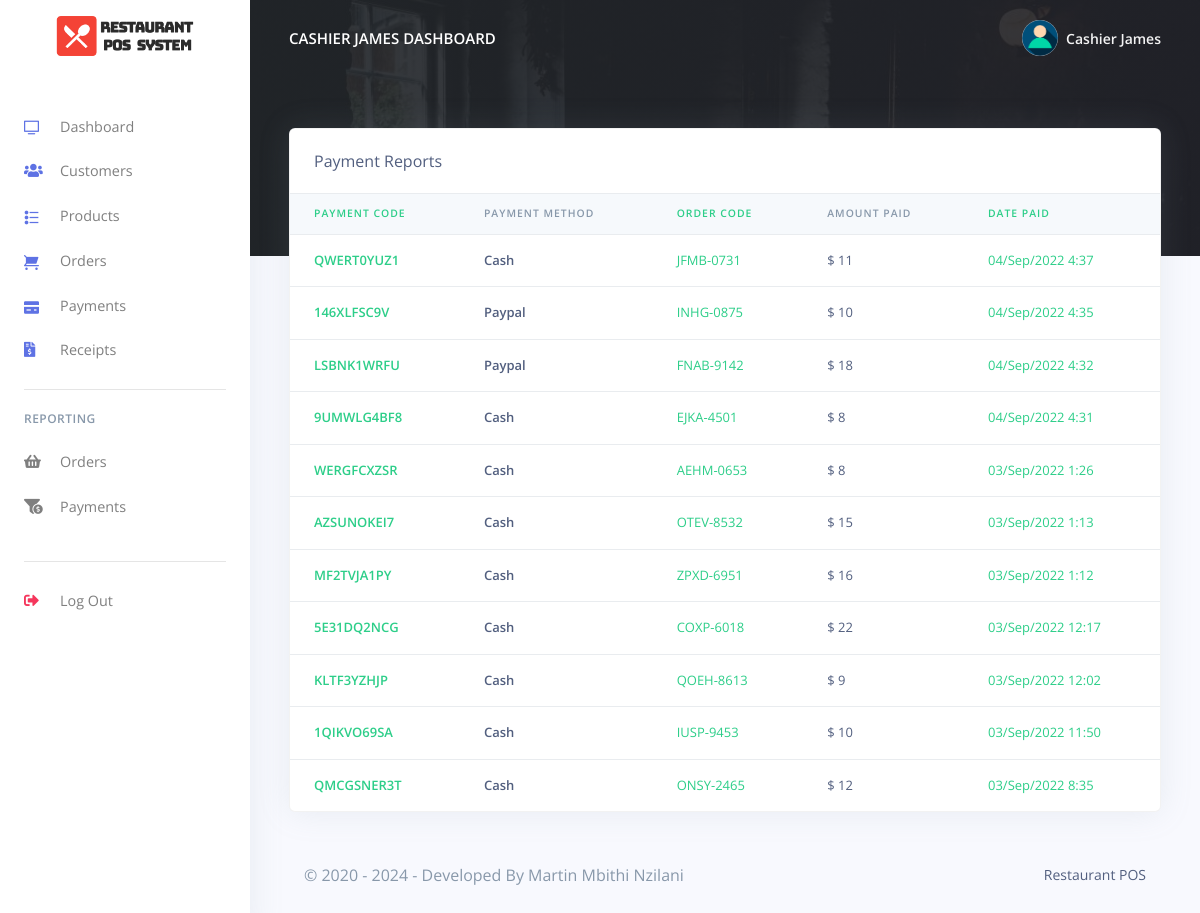
The app's page /pos/cashier/payments_reports.php (signed in) with its own data.
### tables this page shows
CREATE TABLE `rpos_staff` (
  `staff_id` int(20) NOT NULL,
  `staff_name` varchar(200) NOT NULL,
  `staff_number` varchar(200) NOT NULL,
  `staff_email` varchar(200) NOT NULL,
  `staff_password` varchar(200) NOT NULL,
  `created_at` timestamp(6) NOT NULL DEFAULT current_timestamp(6) ON UPDATE current_timestamp(6)
);

CREATE TABLE `rpos_payments` (
  `pay_id` varchar(200) NOT NULL,
  `pay_code` varchar(200) NOT NULL,
  `order_code` varchar(200) NOT NULL,
  `customer_id` varchar(200) NOT NULL,
  `pay_amt` varchar(200) NOT NULL,
  `pay_method` varchar(200) NOT NULL,
  `created_at` timestamp(6) NOT NULL DEFAULT current_timestamp(6) ON UPDATE current_timestamp(6)
);

### pos/cashier/payments_reports.php (the view, shortened to what this page needs)
<?php
include('config/config.php');
require_once('partials/_head.php');
?>
<body>
    <?php
    require_once('partials/_sidebar.php');
    ?>
    <div class="main-content">
        <?php
        require_once('partials/_topnav.php');
        ?>
        <div class="container-fluid mt--8">
            <div class="row">
                <div class="col">
                    <div class="card shadow">
                        <div class="card-header border-0">
                            Payment Reports
                        </div>
                        <div class="table-responsive">
                            <table class="table align-items-center table-flush">
                                <thead class="thead-light">
                                    <tr>
                                        <th class="text-success" scope="col">Payment Code</th>
                                        <th scope="col">Payment Method</th>
                                        <th class="text-success" scope="col">Order Code</th>
                                        <th scope="col">Amount Paid</th>
                                        <th class="text-success" scope="col">Date Paid</th>
                                    </tr>
                                </thead>
                                <tbody>
                                    <?php
                                    $ret = "SELECT * FROM  rpos_payments ORDER BY `created_at` DESC ";
                                    $stmt = $mysqli->prepare($ret);
                                    $stmt->execute();
                                    $res = $stmt->get_result();
                                    while ($payment = $res->fetch_object()) {
                                    ?>
                                        <tr>
                                            <th class="text-success" scope="row">
                                                <?php echo $payment->pay_code; ?>
                                            </th>
                                            <th scope="row">
                                                <?php echo $payment->pay_method; ?>
                                            </th>
                                            <td class="text-success">
                                                <?php echo $payment->order_code; ?>
                                            </td>
                                            <td>
                                                $ <?php echo $payment->pay_amt; ?>
                                            </td>
                                            <td class="text-success">
                                                <?php echo date('d/M/Y g:i', strtotime($payment->created_at)) ?>
                                            </td>
                                        </tr>
                                    <?php } ?>
                                </tbody>
                            </table>
                        </div>
                    </div>
                </div>
            </div>
            <?php
            require_once('partials/_footer.php');
            ?>
        </div>
    </div>
</body>
</html>

### pos/cashier/partials/_sidebar.php (shortened to what this page needs)
<?php
$staff_id = $_SESSION['staff_id'];
$ret = "SELECT * FROM  rpos_staff  WHERE staff_id = '$staff_id'";
$stmt = $mysqli->prepare($ret);
$stmt->execute();
$res = $stmt->get_result();
while ($staff_id = $res->fetch_object()) {
?>
  <nav class="navbar navbar-vertical fixed-left navbar-expand-md navbar-light bg-white" id="sidenav-main">
    <div class="container-fluid">
      <a class="navbar-brand pt-0" href="dashboard.php">
        <img src="../admin/assets/img/brand/repos.png" class="navbar-brand-img" alt="...">
      </a>
      <div class="collapse navbar-collapse" id="sidenav-collapse-main">
        <ul class="navbar-nav">
          <li class="nav-item">
            <a class="nav-link" href="dashboard.php">
              <i class="ni ni-tv-2 text-primary"></i> Dashboard
            </a>
          </li>
          <li class="nav-item">
            <a class="nav-link" href="customes.php">
              <i class="fas fa-users text-primary"></i> Customers
            </a>
          </li>
          <li class="nav-item">
            <a class="nav-link" href="products.php">
              <i class="ni ni-bullet-list-67 text-primary"></i>Products
            </a>
          </li>
          <li class="nav-item">
            <a class="nav-link" href="orders.php">
              <i class="ni ni-cart text-primary"></i> Orders
            </a>
          </li>
          <li class="nav-item">
            <a class="nav-link" href="payments.php">
              <i class="ni ni-credit-card text-primary"></i> Payments
            </a>
          </li>
          <li class="nav-item">
            <a class="nav-link" href="receipts.php">
              <i class="fas fa-file-invoice-dollar text-primary"></i> Receipts
            </a>
          </li>
        </ul>
        <hr class="my-3">
        <h6 class="navbar-heading text-muted">Reporting</h6>
        <ul class="navbar-nav mb-md-3">
          <li class="nav-item">
            <a class="nav-link" href="orders_reports.php">
              <i class="fas fa-shopping-basket"></i> Orders
            </a>
          </li>
          <li class="nav-item">
            <a class="nav-link" href="payments_reports.php">
              <i class="fas fa-funnel-dollar"></i> Payments
            </a>
          </li>
        </ul>
        <hr class="my-3">
        <ul class="navbar-nav mb-md-3">
          <li class="nav-item">
            <a class="nav-link" href="logout.php">
              <i class="fas fa-sign-out-alt text-danger"></i> Log Out
            </a>
          </li>
        </ul>
      </div>
    </div>
  </nav>
<?php } ?>

### pos/cashier/partials/_topnav.php (shortened to what this page needs)
<?php
$staff_id = $_SESSION['staff_id'];
$ret = "SELECT * FROM  rpos_staff  WHERE staff_id = '$staff_id'";
$stmt = $mysqli->prepare($ret);
$stmt->execute();
$res = $stmt->get_result();
while ($staff = $res->fetch_object()) {
?>
    <nav class="navbar navbar-top navbar-expand-md navbar-dark" id="navbar-main">
        <div class="container-fluid">
            <a class="h4 mb-0 text-white text-uppercase d-none d-lg-inline-block" href="dashboard.php"><?php echo $staff->staff_name; ?> Dashboard</a>
            <ul class="navbar-nav align-items-center d-none d-md-flex">
                <li class="nav-item dropdown">
                    <a class="nav-link pr-0" href="#" role="button" data-toggle="dropdown" aria-haspopup="true" aria-expanded="false">
                        <div class="media align-items-center">
                            <span class="avatar avatar-sm rounded-circle">
                                <img alt="Image placeholder" src="../admin/assets/img/theme/user-a-min.png">
                            </span>
                            <div class="media-body ml-2 d-none d-lg-block">
                                <span class="mb-0 text-sm  font-weight-bold"><?php echo $staff->staff_name; ?></span>
                            </div>
                        </div>
                    </a>
                </li>
            </ul>
        </div>
    </nav>
<?php } ?>

### records on screen
rpos_staff: staff_name "CASHIER JAMES", staff_name "Cashier James"
rpos_payments: pay_code "QWERT0YUZ1", pay_method "Cash", order_code "JFMB-0731", pay_amt "11", created_at "04/Sep/2022 4:37"
rpos_payments: pay_code "146XLFSC9V", pay_method "Paypal", order_code "INHG-0875", pay_amt "10", created_at "04/Sep/2022 4:35"
rpos_payments: pay_code "LSBNK1WRFU", pay_method "Paypal", order_code "FNAB-9142", pay_amt "18", created_at "04/Sep/2022 4:32"
rpos_payments: pay_code "9UMWLG4BF8", pay_method "Cash", order_code "EJKA-4501", pay_amt "8", created_at "04/Sep/2022 4:31"
rpos_payments: pay_code "WERGFCXZSR", pay_method "Cash", order_code "AEHM-0653", pay_amt "8", created_at "03/Sep/2022 1:26"
rpos_payments: pay_code "AZSUNOKEI7", pay_method "Cash", order_code "OTEV-8532", pay_amt "15", created_at "03/Sep/2022 1:13"
rpos_payments: pay_code "MF2TVJA1PY", pay_method "Cash", order_code "ZPXD-6951", pay_amt "16", created_at "03/Sep/2022 1:12"
rpos_payments: pay_code "5E31DQ2NCG", pay_method "Cash", order_code "COXP-6018", pay_amt "22", created_at "03/Sep/2022 12:17"
rpos_payments: pay_code "KLTF3YZHJP", pay_method "Cash", order_code "QOEH-8613", pay_amt "9", created_at "03/Sep/2022 12:02"
rpos_payments: pay_code "1QIKVO69SA", pay_method "Cash", order_code "IUSP-9453", pay_amt "10", created_at "03/Sep/2022 11:50"
rpos_payments: pay_code "QMCGSNER3T", pay_method "Cash", order_code "ONSY-2465", pay_amt "12", created_at "03/Sep/2022 8:35"
